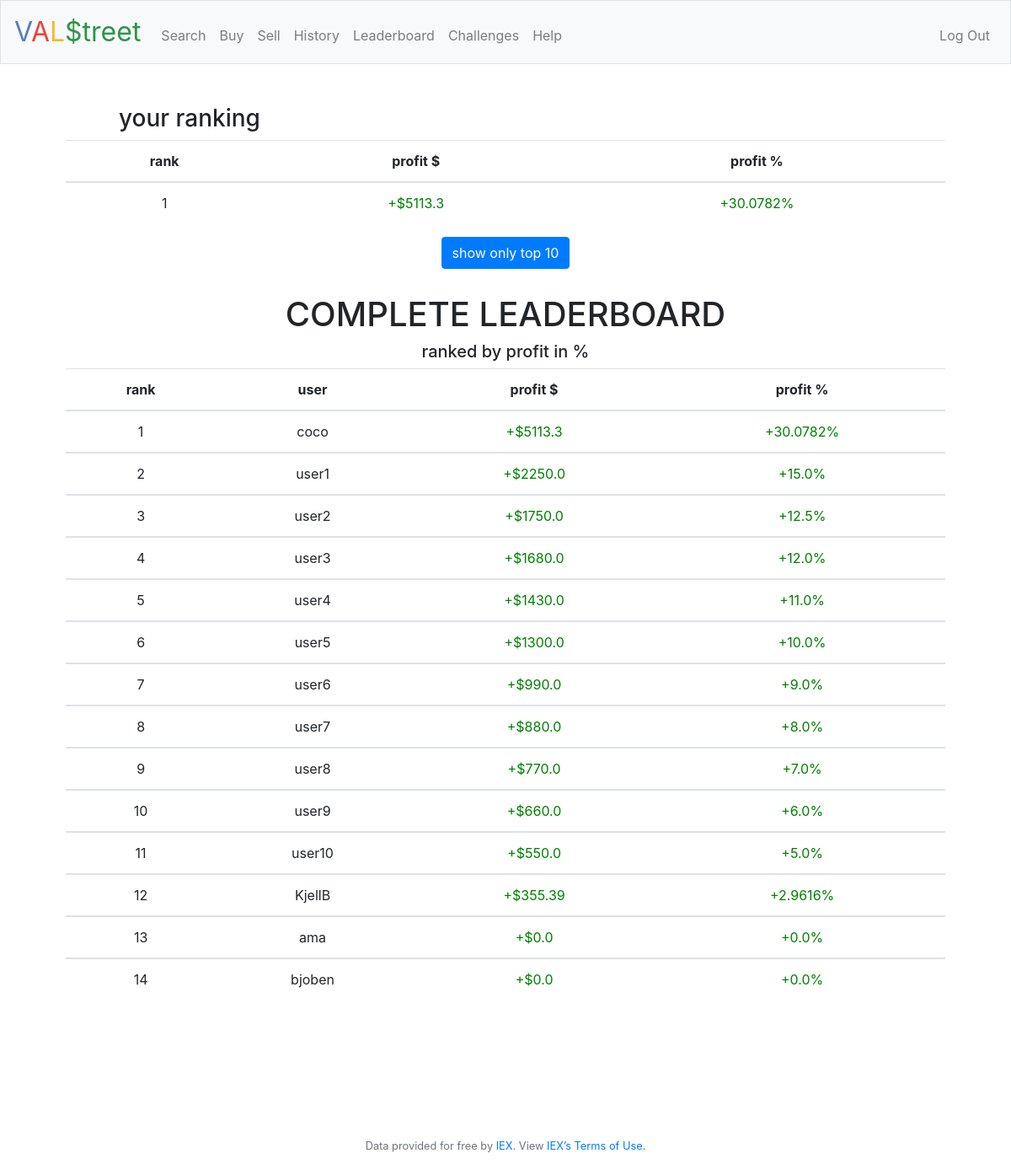
The page /leaderboard2 (signed in) on the database its author committed.
### tables this page shows
CREATE TABLE 'users' ('id' INTEGER PRIMARY KEY AUTOINCREMENT NOT NULL, 'username' TEXT NOT NULL, 'hash' TEXT NOT NULL, 'cash' NUMERIC NOT NULL DEFAULT 10000.00 , profit float, profitpercent float, starting_cash, max profit FLOAT, min profit FLOAT, best_rank INT);

### application.py (the view)
@app.route("/leaderboard2",  methods=["GET", "POST"])
@login_required
def leaderboard2():
    user_id = session["user_id"]
    username = user_name(user_id)
    leader = leaders()
    user = []
    for row in leader:
        if row[1] == username:
            user = row
    return render_template("leaderboard2.html", leaders = leader, user = user)

### application.py (called while the page is built)
@app.after_request
def after_request(response):
    response.headers["Cache-Control"] = "no-cache, no-store, must-revalidate"
    response.headers["Expires"] = 0
    response.headers["Pragma"] = "no-cache"
    return response

### helpers.py (called while the page is built)
def login_required(f):
    @wraps(f)
    def decorated_function(*args, **kwargs):
        if session.get("user_id") is None:
            return redirect("/login")
        return f(*args, **kwargs)
    return decorated_function

### myfunctions.py (called while the page is built)
def user_name(user_id):
    user = user_id
    usernamex = db.execute("SELECT username FROM users WHERE id = :user_id", user_id = user)
    username = usernamex[0]["username"]
    return username

def leaders():
    x = db.execute("SELECT * FROM users")
    rows = sorted(x, key=itemgetter("profitpercent"), reverse=True)
    leader = []
    rank = 0
    for row in rows:
        listx = []
        rank += 1
        listx.append(rank)
        username = row["username"]
        listx.append(username)
        cash = row["profit"]
        listx.append(cash)
        profit = row["profitpercent"]
        listx.append(profit)
        leader.append(listx)
    return leader

### templates/leaderboard2.html (shortened to what this page needs)
{% extends "layout.html" %}
{% block main %}
        <h3 style="margin-right:750px;">your ranking</h3>
        <table class="table table-stripend">
            <thead>
                <th>rank</th>
                <th>profit $</th>
                <th>profit %</th>
            </thead>
            <tbody>
                <td>{{ user[0] }}</td>
                    {% if user[3] < 0 : %}
                        <td style="color: red">${{ user[2] }}</td>
                        <td style="color: red">{{ user[3] }}%</td>
                    {% else %}
                        <td style="color: green">+${{ user[2] }}</td>
                        <td style="color: green">+{{ user[3] }}%</td>
                    {% endif %}
            </tbody>
        </table>
        <a href='http://www.3683b9ee-b9dd-414e-a791-5c3fa8be7f93-ide.cs50.xyz/leaderboard'><button style="margin-bottom:10px;" class="btn btn-primary">show only top 10</button></a>
        <h1 style="margin-top:20px;">COMPLETE LEADERBOARD</h1>
        <h5>ranked by profit in %</h5>
        <table class="table table-stripend">
            <thead>
                <th>rank</th>
                <th>user</th>
                <th>profit $</th>
                <th>profit %</th>
            </thead>
            {% for row in leaders %}
                <tbody>
                    <td>{{ row[0] }}</td>
                    <td>{{ row[1] }}</td>
                    {% if row[3] < 0 : %}
                        <td style="color: red">${{ row[2] }}</td>
                        <td style="color: red">{{ row[3] }}%</td>
                    {% else %}
                        <td style="color: green">+${{ row[2] }}</td>
                        <td style="color: green">+{{ row[3] }}%</td>
                    {% endif %}
                </tbody>
            {% endfor %}
        </table>
{% endblock %}

### rows shown on the page
users: profit "5113.3", profitpercent "30.0782", best_rank "1", username "coco"
users: row "2", username "user1", profit "2250.0", profitpercent "15.0"
users: row "3", username "user2", profit "1750.0", profitpercent "12.5"
users: row "4", username "user3", profit "1680.0", profitpercent "12.0"
users: row "5", username "user4", profit "1430.0", profitpercent "11.0"
users: row "6", username "user5", profit "1300.0", profitpercent "10.0"
users: row "7", username "user6", profit "990.0", profitpercent "9.0"
users: row "8", username "user7", profit "880.0", profitpercent "8.0"
users: row "9", username "user8", profit "770.0", profitpercent "7.0"
users: row "10", username "user9", profit "660.0", profitpercent "6.0"
users: row "11", username "user10", profit "550.0", profitpercent "5.0"
users: best_rank "12", username "KjellB", profit "355.39", profitpercent "2.9616"
users: row "13", username "ama", profit "0.0", profitpercent "0.0"
users: best_rank "14", username "bjoben", profit "0.0", profitpercent "0.0"

### other values the page prints
{{ user[0] }} "1"
